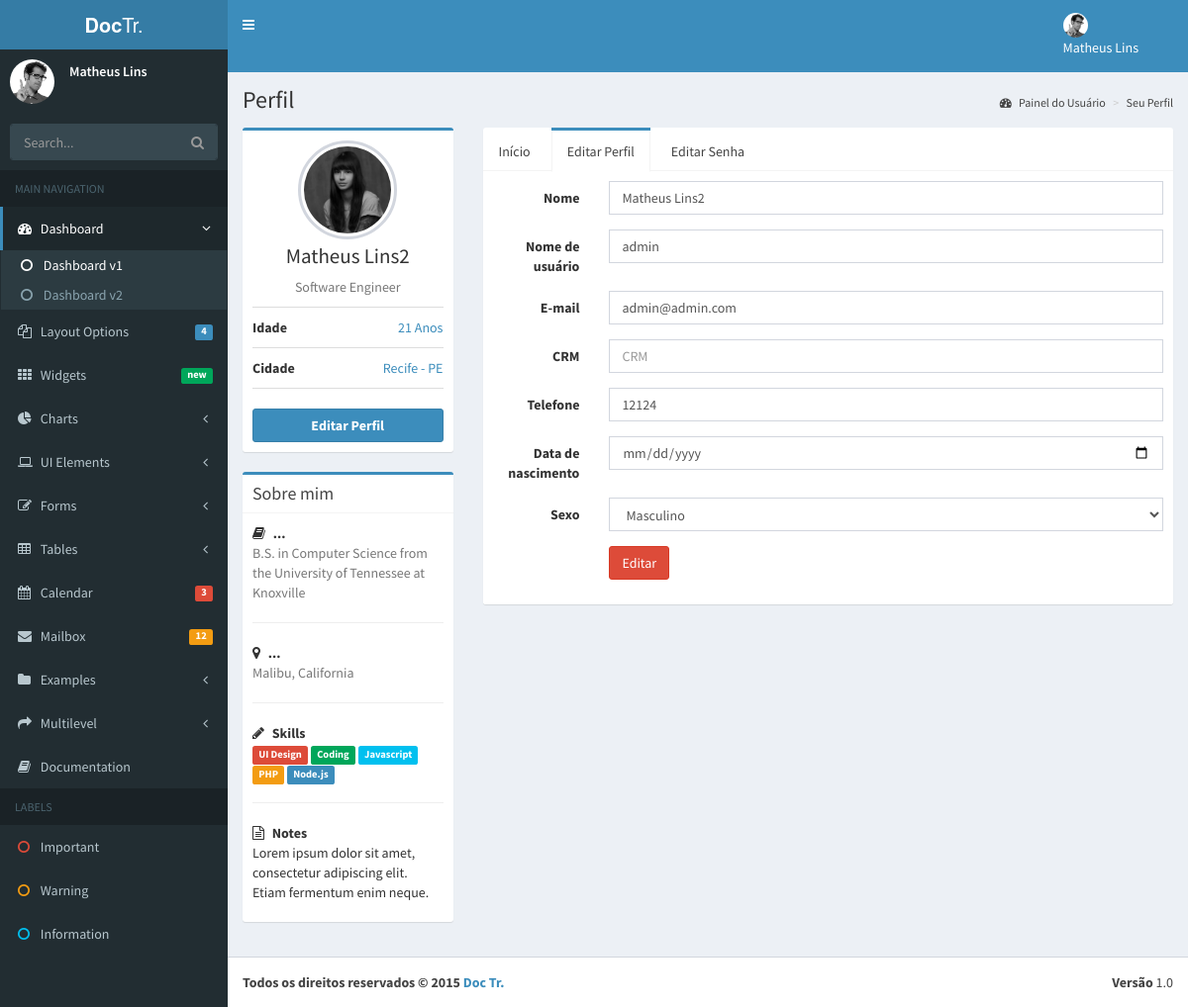
The page /conta/editar_perfil (signed in) on the database its author committed.
### accounts/models.py (models this page shows, shortened)
class UserU(AbstractBaseUser, PermissionsMixin):
    name = models.CharField('name', max_length=100, blank=True,null=True)
    email = models.EmailField('E-mail', unique=True)
    phone = models.CharField('Telefone', max_length=100, blank=True,null=True)
    username = models.CharField('name de Usuário', unique=True, max_length=100)
    birth_data = models.CharField('Data de Nascimento', max_length=100,blank=True)
    sex = models.CharField('Sexo',max_length=1, choices=(('M', 'Masculino'), ('F', 'Feminino')), default='Masculino')
    is_active = models.BooleanField('Está ativo?', blank=True, default=True)
    is_staff = models.BooleanField('É da equipe?', blank=True, default=False)
    date_joined = models.DateTimeField('Data de Entrada', auto_now_add=True)
    objects = UserManager()
    USERNAME_FIELD = 'username'
    REQUIRED_FIELDS = ['email','name']
    class Meta:
        verbose_name = 'Usuário'
        verbose_name_plural = 'Usuários'

### accounts/views.py (the view)
@login_required(redirect_field_name='login_obrigatorio')
def edit_profile(request):
	template_name = 'edit_profile.html'
	form = EditAccountForm_Doctor()
	contexto = {}
	if request.method == "POST":
		form = EditAccountForm_Doctor(request.POST, request.FILES, instance = request.user)
		if form.is_valid():
			form.save()
			messages.success(request, 'Seus dados foram alterados com sucesso')
	else:
		form = EditAccountForm_Doctor(instance = request.user)
	contexto['form'] = form
	return render(request,template_name, contexto)

### accounts/forms.py
class EditAccountForm_Doctor(forms.ModelForm):
	class Meta:
		model = Doctor
		fields = ['name', 'email','phone', 'username','crm', 'username', 'birth_data', 'sex']

### accounts/templates/edit_profile.html (shortened to what this page needs)
{% extends 'profile.html' %}
{% load static %}
{% load widget_tweaks %}
      {% block content %}
      <div class="content-wrapper">
      {% block content_header %}
        {{block.super}}
      {% endblock %}
      {% block content_left_profile %}
        {{block.super}}
      {% endblock %}
      {% block content_right_profile %}
        <div class="col-md-9">
          <div class="nav-tabs-custom">
            <ul class="nav nav-tabs">
              <li><a href="{% url 'accounts:profile' %}">Início</a></li>
              <li class="active"><a href="{% url 'accounts:edit_profile' %}">Editar Perfil</a></li>
              <li><a href="{% url 'accounts:edit_password' %}">Editar Senha</a></li>
            </ul>
            <div class="tab-content">
              <div class="active tab-pane" id="settings">
                  <form class="form-horizontal" method="post">{% csrf_token %}
                          <div class="form-group">
                      <label for="inputName" class="col-sm-2 control-label">Nome</label>
                      <div class="col-sm-10">
                        {{ form.name|attr:"type:text"|attr:"placeholder:Nome de usuário"|add_class:"form-control"}}
                      </div>
                    </div>
                    <div class="form-group">
                      <label for="inputName" class="col-sm-2 control-label">Nome de usuário</label>
                      <div class="col-sm-10">
                        {{ form.username|attr:"type:text"|attr:"placeholder:Nome de usuário"|add_class:"form-control"}}
                      </div>
                    </div>
                    <div class="form-group">
                      <label for="inputEmail" class="col-sm-2 control-label">E-mail</label>
                      <div class="col-sm-10">
                        {{ form.email|attr:"type:email"|attr:"placeholder:E-mail"|add_class:"form-control"}}
                      </div>
                    </div>
                    <div class="form-group">
                      <label for="inputName" class="col-sm-2 control-label">CRM</label>
                      <div class="col-sm-10">
                        {{ form.crm|attr:"type:text"|attr:"placeholder:CRM"|add_class:"form-control"}}
                      </div>
                    </div>
                    <div class="form-group">
                      <label for="inputSkills" class="col-sm-2 control-label">Telefone</label>
                      <div class="col-sm-10">
                        {{ form.phone|attr:"type:text"|attr:"placeholder:Telefone"|add_class:"form-control"}}
                      </div>
                    </div>
                    <div class="form-group">
                      <label for="inputSkills" class="col-sm-2 control-label">Data de nascimento</label>
                      <div class="col-sm-10">
                        {{ form.birth_data|attr:"type:date"|attr:"placeholder:Data de nascimento"|add_class:"form-control"}}
                      </div>
                    </div>
                    <div class="form-group">
                      <label for="inputSkills" class="col-sm-2 control-label">Sexo</label>
                      <div class="col-sm-10">
                        {{ form.sex|attr:"type:select"|add_class:"form-control"}}
                      </div>
                    </div>
                    <div class="form-group">
                      <div class="col-sm-offset-2 col-sm-10">
                        <button type="submit" class="btn btn-danger">Editar</button>
                      </div>
                    </div>
                  </form>
                </div>
              </div>
            </div>
          </div>
          </div>
      {% endblock %}
      </div>
      {% endblock %}

### accounts/templates/profile.html (shortened to what this page needs)
{% extends 'dashboard.html' %}
{% load static %}
{% load widget_tweaks %}
      {% block content %}
        {% block content_header %}
          <section class="content-header">
            <h1>
              Perfil
            </h1>
            <ol class="breadcrumb">
              <li><a href="{% url 'accounts:dashboard' %}"><i class="fa fa-dashboard"></i> Painel do Usuário</a></li>
              <li class="active"><a href="#">Seu Perfil</a></li>
            </ol>
          </section>
        {% endblock %}
        {% block content_left_profile %}
       <section class="content">
          <div class="row">
            <div class="col-md-3">
              <div class="box box-primary">
                <div class="box-body box-profile">
                  <img class="profile-user-img img-responsive img-circle" src="{% static 'dist/img/user4-128x128.jpg' %}" alt="User profile picture">
                  <h3 class="profile-username text-center">{{user.name}}</h3>
                  <p class="text-muted text-center">Software Engineer</p>
                  <ul class="list-group list-group-unbordered">
                    <li class="list-group-item">
                      <b>Idade</b> <a class="pull-right">21 Anos</a>
                    </li>
                    <li class="list-group-item">
                      <b>Cidade</b><a class="pull-right">Recife - PE</a>
                    </li>
                  </ul>
                  <a href="{% url 'accounts:edit_profile' %}" class="btn btn-primary btn-block"><b>Editar Perfil</b></a>
                </div>
              </div>
              <div class="box box-primary">
                <div class="box-header with-border">
                  <h3 class="box-title">Sobre mim</h3>
                </div>
                <div class="box-body">
                  <strong><i class="fa fa-book margin-r-5"></i> ...</strong>
                  <p class="text-muted">
                    B.S. in Computer Science from the University of Tennessee at Knoxville
                  </p>
                  <hr>
                  <strong><i class="fa fa-map-marker margin-r-5"></i> ...</strong>
                  <p class="text-muted">Malibu, California</p>
                  <hr>
                  <strong><i class="fa fa-pencil margin-r-5"></i> Skills</strong>
                  <p>
                    <span class="label label-danger">UI Design</span>
                    <span class="label label-success">Coding</span>
                    <span class="label label-info">Javascript</span>
                    <span class="label label-warning">PHP</span>
                    <span class="label label-primary">Node.js</span>
                  </p>
                  <hr>
                  <strong><i class="fa fa-file-text-o margin-r-5"></i> Notes</strong>
                  <p>Lorem ipsum dolor sit amet, consectetur adipiscing elit. Etiam fermentum enim neque.</p>
                </div>
              </div>
            </div>
        {% endblock %}
      {% endblock %}

### rows shown on the page
UserU: name "Matheus Lins2", username "admin", email "admin@admin.com", phone "12124", sex "Masculino"
